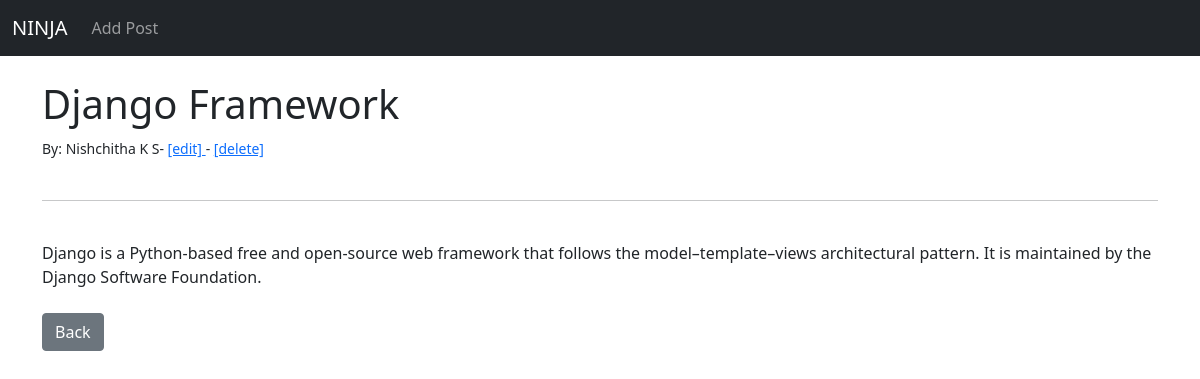
The app's page /article/1 with its own data.
### blog/models.py (models this page shows, shortened)
class Post(models.Model):
    title = models.CharField(max_length=255)
    title_tag = models.CharField(max_length=255)
    author = models.ForeignKey(User, on_delete=models.CASCADE)
    body = models.TextField()

### blog/views.py (the view)
# urls.py: path('article/<int:pk>', ArticleDetailView.as_view(), name='article-detail'),
class ArticleDetailView(DetailView):
    model = Post
    template_name = "article_details.html"

### blog/templates/article_details.html (shortened to what this page needs)
{% extends 'base.html' %}
{% block content %}
<h1> {{ post.title }} </h1>
<small>By: {{ post.author.first_name }} {{ post.author.last_name }}-
    <a href ="{% url 'update_post' post.pk %}">[edit] </a>-
    <a href ="{% url 'delete_post' post.pk %}">[delete] </a><br/>
</small>
<br/>
<hr>
<br/>
{{post.body}}
<br/><br/>
<a href="{% url 'home' %}" class="btn btn-secondary">Back</a>
{% endblock %}

### records on screen
Post: title "Django Framework", author.first_name "Nishchitha", author.last_name "K S", body "Django is a Python-based free and open-source web framework that follows the model–template–views architectural pattern. It is maintained by the Django Software Foundation."
